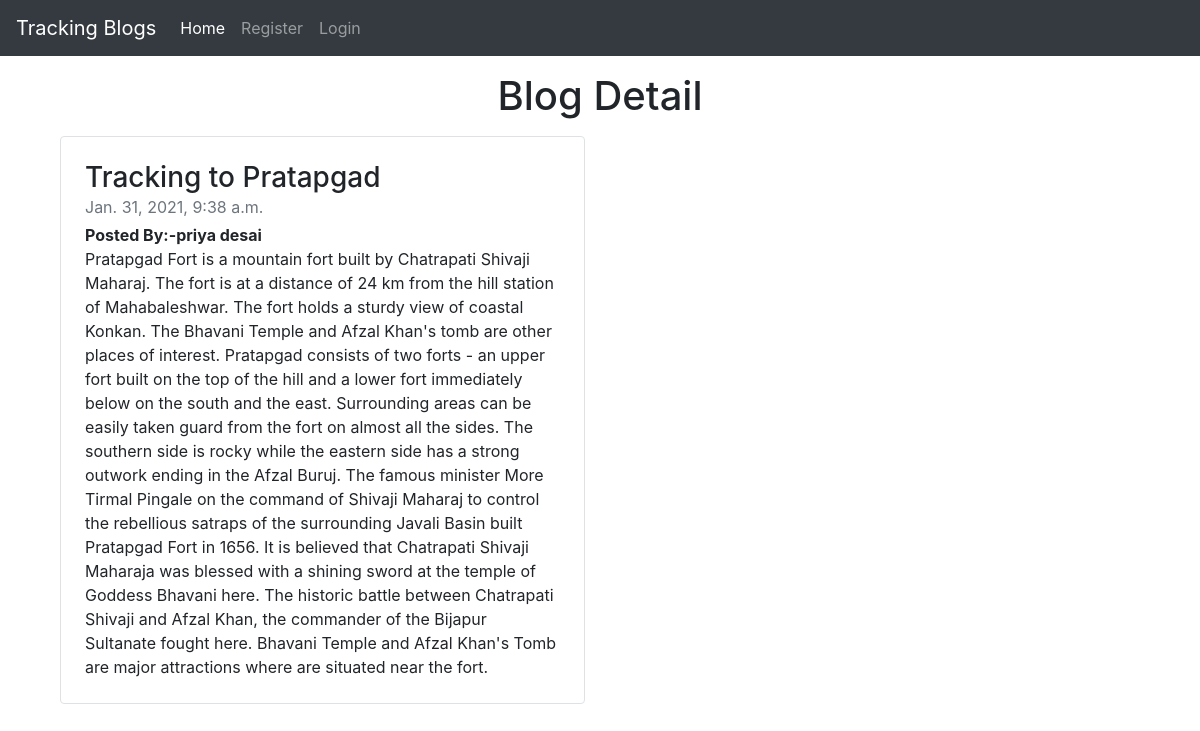
The app's page /blog_detail/5 with its own data.
### myapp1/models.py (models this page shows, shortened)
class Blog(models.Model):
    user_id = models.ForeignKey(User,on_delete=models.CASCADE)
    title = models.CharField(max_length=150)
    dsc = models.TextField()
    date = models.DateTimeField(auto_now_add=True,null=True)

### myapp1/views.py (the view)
# urls.py: path('blog_detail/<int:id>', views.blog_detail,name='blog_detail'),
def blog_detail(request,id):
    blog = Blog.objects.get(id=id)
    context = {'blog':blog}
    return render(request,'blog_detail.html',context)

### templates/blog_detail.html (shortened to what this page needs)
{% load static %}
<!doctype html>
<html lang="en">
  <head>
    <link rel="stylesheet" href="{% static "css/style.css"%}">
    <link rel="stylesheet" href="https://maxcdn.bootstrapcdn.com/bootstrap/4.0.0/css/bootstrap.min.css">
  </head>
  <body>
    <nav class="navbar navbar-expand-lg navbar-dark bg-dark">
        <a class="navbar-brand" href="#">Tracking Blogs</a>
        <div class="collapse navbar-collapse" id="navbarSupportedContent">
          <ul class="navbar-nav mr-auto">
            <li class="nav-item active">
              <a class="nav-link" href="/">Home <span class="sr-only">(current)</span></a>
            </li>
            {% if user.is_authenticated %}
            <li class="nav-item">
              <a class="nav-link" href="/">{{request.user}}</a>
            </li>
            {% if user.id == blog.user_id_id %}
            <li class="nav-item">
              <a class="nav-link btn btn-success" href="/edit/{{blog.id}}">Edit</a>
            </li>
            <li class="nav-item">
              <a class="nav-link btn btn-danger mx-3" href="/delete/{{blog.id}}">Delete</a>
            </li>
            {% endif %}
            {% else %}
            <li class="nav-item">
              <a class="nav-link" href="register">Register</a>
            </li>
            <li class="nav-item">
              <a class="nav-link" href="login">Login</a>
            </li>
            {% endif %}
          </ul>
        </div>
      </nav>
<div class="container">
<h1 class='text-center my-3'>Blog Detail</h1>
    <div class="col-md-6 my-3">
        <div class="row no-gutters border rounded overflow-hidden flex-md-row mb-4 shadow-sm h-md-250 position-relative">
          <div class="col p-4 d-flex flex-column position-static">
            <h3 class="mb-0">{{blog.title}}</h3>
            <div class="mb-1 text-muted">{{blog.date}}</div>
            <b>Posted By:-{{blog.user_id.username}}</b>
            <p class="card-text mb-auto">{{blog.dsc}}</p>
          </div>
        </div>
      </div>
</div>
  </body>
</html>

### static/css/style.css (style rules this page uses)
body { background-image:url(https://images.unsplash.com/photo-1449247709967-d4461a6a6103?ixlib=rb-1.2.1&ixid=MXwxMjA3fDB8MHxzZWFyY2h8Mjc5fHxwbGFpbiUyMGJhY2tncm91bmR8ZW58MHx8MHw%3D&auto=format&fit=crop&w=500&q=60); background-repeat: no-repeat; background-size: cover; }

### records on screen
Blog: title "Tracking to Pratapgad", date "Jan. 31, 2021, 9:38 a.m.", user_id.username "priya desai", dsc "Pratapgad Fort is a mountain fort built by Chatrapati Shivaji Maharaj. The fort is at a distance of 24 km from the hill station of Mahabaleshwar. The fort holds a sturdy view of coastal Konkan. The Bhavani Temple and Afzal Khan's tomb are other places of interest. Pratapgad consists of two forts - an upper fort built on the top of the hill and a lower fort immediately below on the south and the east. Surrounding areas can be easily taken guard from the fort on almost all the sides. The southern side is rocky while the eastern side has a strong outwork ending in the Afzal Buruj. The famous minister More Tirmal Pingale on the command of Shivaji Maharaj to control the rebellious satraps of the…"
